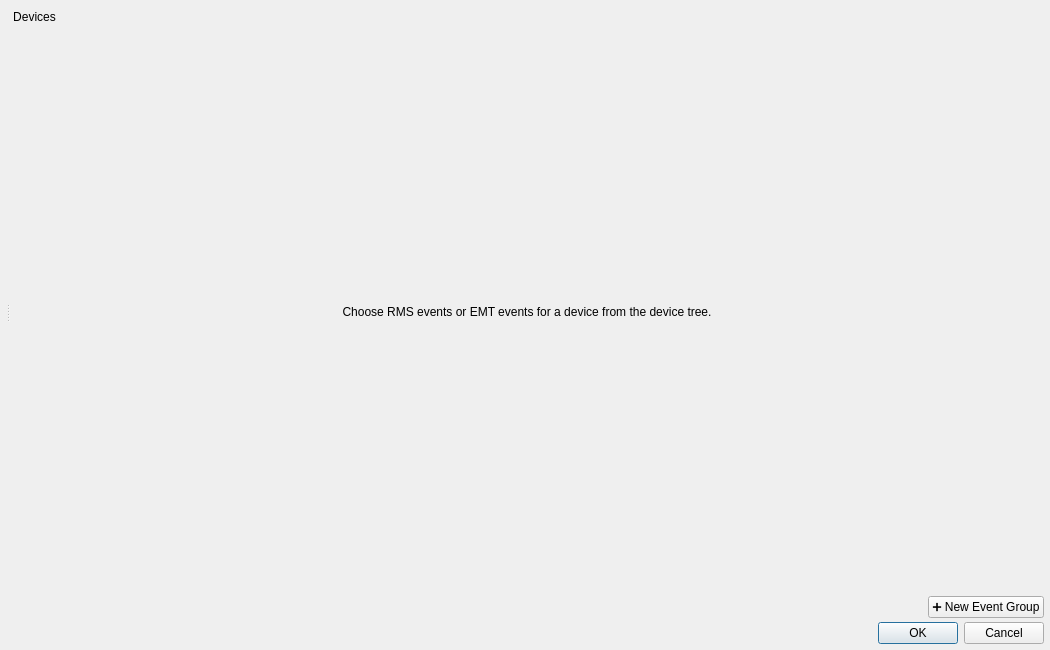
<?xml version="1.0" encoding="UTF-8"?>
<ui version="4.0">
 <class>DynamicEventDialogue</class>
 <widget class="QDialog" name="DynamicEventDialogue">
  <property name="geometry">
   <rect><x>0</x><y>0</y><width>1050</width><height>650</height></rect>
  </property>
  <property name="minimumSize">
   <size><width>760</width><height>480</height></size>
  </property>
  <property name="windowTitle"><string>Dynamic events</string></property>
  <layout class="QVBoxLayout" name="mainLayout">
   <property name="leftMargin"><number>6</number></property>
   <property name="topMargin"><number>6</number></property>
   <property name="rightMargin"><number>6</number></property>
   <property name="bottomMargin"><number>6</number></property>
   <property name="spacing"><number>4</number></property>
   <item>
    <layout class="QHBoxLayout" name="navigationLayout">
     <item><widget class="QToolButton" name="treeButton"><property name="text"><string>Devices</string></property><property name="checkable"><bool>true</bool></property><property name="autoRaise"><bool>true</bool></property></widget></item>
     <item><widget class="QTabBar" name="tabBar"><property name="tabsClosable"><bool>true</bool></property><property name="movable"><bool>false</bool></property><property name="expanding"><bool>false</bool></property></widget></item>
    </layout>
   </item>
   <item>
    <widget class="QSplitter" name="splitter">
     <property name="orientation"><enum>Qt::Horizontal</enum></property>
     <widget class="QFrame" name="treeFrame"><property name="frameShape"><enum>QFrame::NoFrame</enum></property><layout class="QVBoxLayout" name="treeFrameLayout"><property name="leftMargin"><number>0</number></property><property name="topMargin"><number>0</number></property><property name="rightMargin"><number>0</number></property><property name="bottomMargin"><number>0</number></property></layout></widget>
     <widget class="QStackedWidget" name="pagesStack">
      <widget class="QWidget" name="emptyPage">
       <layout class="QVBoxLayout" name="emptyPageLayout">
        <item><spacer name="topSpacer"><property name="orientation"><enum>Qt::Vertical</enum></property><property name="sizeHint" stdset="0"><size><width>20</width><height>40</height></size></property></spacer></item>
        <item><widget class="QLabel" name="emptyLabel"><property name="text"><string>Choose RMS events or EMT events for a device from the device tree.</string></property><property name="alignment"><set>Qt::AlignCenter</set></property><property name="wordWrap"><bool>true</bool></property></widget></item>
        <item><spacer name="bottomSpacer"><property name="orientation"><enum>Qt::Vertical</enum></property><property name="sizeHint" stdset="0"><size><width>20</width><height>40</height></size></property></spacer></item>
       </layout>
      </widget>
     </widget>
    </widget>
   </item>
   <item><layout class="QHBoxLayout" name="groupsLayout"><item><spacer name="groupsSpacer"><property name="orientation"><enum>Qt::Horizontal</enum></property><property name="sizeHint" stdset="0"><size><width>40</width><height>20</height></size></property></spacer></item><item><widget class="QPushButton" name="newGroupButton"><property name="text"><string>➕ New Event Group</string></property></widget></item></layout></item>
   <item><widget class="QDialogButtonBox" name="dialogButtonBox"><property name="standardButtons"><set>QDialogButtonBox::Cancel|QDialogButtonBox::Ok</set></property></widget></item>
  </layout>
 </widget>
 <resources>
  <include location="../Icons/icons.qrc"/>
 </resources>
 <connections/>
</ui>
